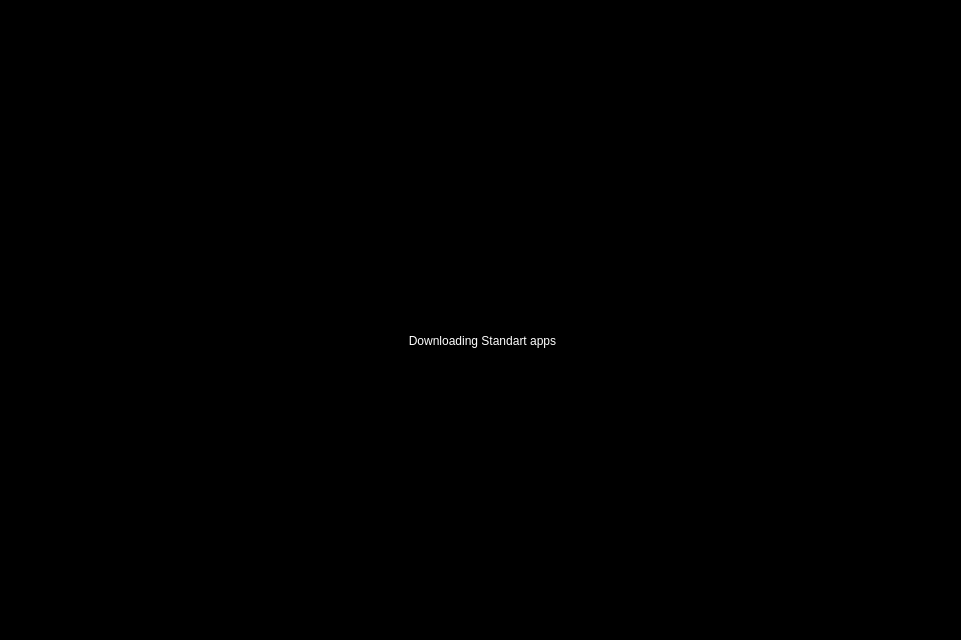
<?xml version="1.0" encoding="UTF-8"?>
<ui version="4.0">
 <class>setupDesktop</class>
 <widget class="QWidget" name="setupDesktop">
  <property name="geometry">
   <rect>
    <x>0</x>
    <y>0</y>
    <width>961</width>
    <height>630</height>
   </rect>
  </property>
  <property name="windowTitle">
   <string>Form</string>
  </property>
  <property name="styleSheet">
   <string notr="true">QWidget#setupDesktop{
	background-color: rgb(0, 0, 0);
}</string>
  </property>
  <layout class="QGridLayout" name="gridLayout">
   <item row="0" column="0">
    <widget class="QWidget" name="bg" native="true">
     <property name="styleSheet">
      <string notr="true">QWidget#bg{
background-color: black;
}</string>
     </property>
     <layout class="QGridLayout" name="gridLayout_2">
      <item row="0" column="1">
       <spacer name="verticalSpacer_3">
        <property name="orientation">
         <enum>Qt::Vertical</enum>
        </property>
        <property name="sizeHint" stdset="0">
         <size>
          <width>20</width>
          <height>40</height>
         </size>
        </property>
       </spacer>
      </item>
      <item row="1" column="0">
       <spacer name="horizontalSpacer">
        <property name="orientation">
         <enum>Qt::Horizontal</enum>
        </property>
        <property name="sizeType">
         <enum>QSizePolicy::Expanding</enum>
        </property>
        <property name="sizeHint" stdset="0">
         <size>
          <width>60</width>
          <height>20</height>
         </size>
        </property>
       </spacer>
      </item>
      <item row="1" column="1">
       <widget class="QWidget" name="anim" native="true">
        <property name="sizePolicy">
         <sizepolicy hsizetype="Fixed" vsizetype="Fixed">
          <horstretch>0</horstretch>
          <verstretch>0</verstretch>
         </sizepolicy>
        </property>
        <property name="minimumSize">
         <size>
          <width>800</width>
          <height>600</height>
         </size>
        </property>
        <property name="maximumSize">
         <size>
          <width>800</width>
          <height>600</height>
         </size>
        </property>
        <widget class="QLabel" name="lprocess_2">
         <property name="geometry">
          <rect>
           <x>0</x>
           <y>0</y>
           <width>800</width>
           <height>600</height>
          </rect>
         </property>
         <property name="text">
          <string/>
         </property>
        </widget>
        <widget class="QLabel" name="label_2">
         <property name="geometry">
          <rect>
           <x>196</x>
           <y>295</y>
           <width>411</width>
           <height>51</height>
          </rect>
         </property>
         <property name="styleSheet">
          <string notr="true">font: 1 15pt &quot;Roboto Condensed&quot;;
color: white;
</string>
         </property>
         <property name="text">
          <string>Downloading Standart apps</string>
         </property>
         <property name="alignment">
          <set>Qt::AlignCenter</set>
         </property>
        </widget>
       </widget>
      </item>
      <item row="1" column="2">
       <spacer name="horizontalSpacer_2">
        <property name="orientation">
         <enum>Qt::Horizontal</enum>
        </property>
        <property name="sizeHint" stdset="0">
         <size>
          <width>59</width>
          <height>20</height>
         </size>
        </property>
       </spacer>
      </item>
      <item row="2" column="1">
       <spacer name="verticalSpacer">
        <property name="orientation">
         <enum>Qt::Vertical</enum>
        </property>
        <property name="sizeHint" stdset="0">
         <size>
          <width>20</width>
          <height>40</height>
         </size>
        </property>
       </spacer>
      </item>
      <item row="3" column="1">
       <spacer name="verticalSpacer_2">
        <property name="orientation">
         <enum>Qt::Vertical</enum>
        </property>
        <property name="sizeHint" stdset="0">
         <size>
          <width>20</width>
          <height>40</height>
         </size>
        </property>
       </spacer>
      </item>
     </layout>
    </widget>
   </item>
  </layout>
 </widget>
 <resources/>
 <connections/>
</ui>
